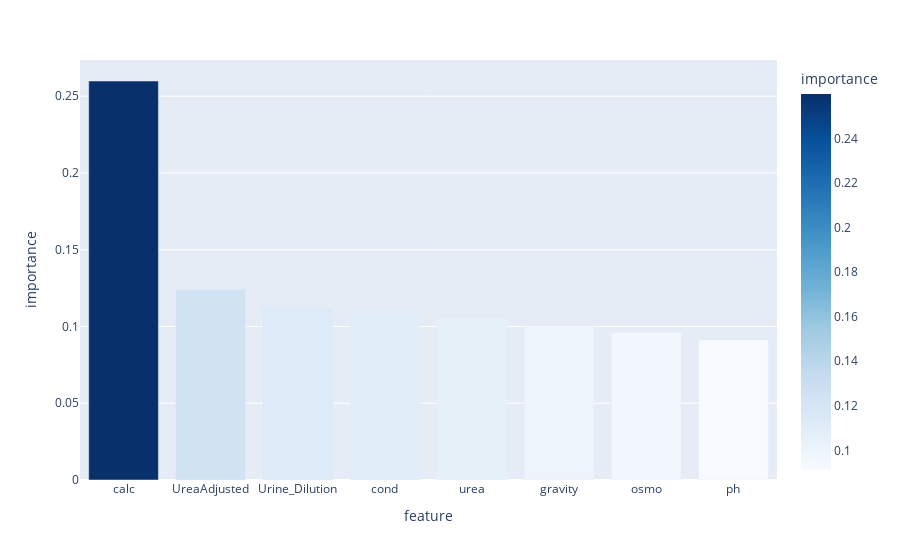

Here is the notebook cell this chart was saved with:
### Code cell
# get feature importances
importances = clf.feature_importances_

# create feature importance dataframe
feat_imp = pd.DataFrame({'feature': X.columns, 'importance': importances})

# sort by importance descending
feat_imp = feat_imp.sort_values('importance', ascending=False)

# create bar chart with color gradient
fig = px.bar(feat_imp, x='feature', y='importance', color='importance', color_continuous_scale='Blues')

fig.show()

### Figure 1 — Plotly figure (JSON) as saved in the notebook; plotly's stock layout.template omitted (floating-point values rounded to 4 significant figures)
{"data": [{"alignmentgroup": "True", "hovertemplate": "feature=%{x}<br>importance=%{marker.color}<extra></extra>", "legendgroup": "", "marker": {"color": [0.2599, 0.124, 0.1131, 0.1101, 0.1058, 0.0998, 0.0961, 0.09122], "coloraxis": "coloraxis", "pattern": {"shape": ""}}, "name": "", "offsetgroup": "", "orientation": "v", "showlegend": false, "textposition": "auto", "type": "bar", "x": ["calc", "UreaAdjusted", "Urine_Dilution", "cond", "urea", "gravity", "osmo", "ph"], "xaxis": "x", "y": [0.2599, 0.124, 0.1131, 0.1101, 0.1058, 0.0998, 0.0961, 0.09122], "yaxis": "y"}], "layout": {"barmode": "relative", "coloraxis": {"colorbar": {"title": {"text": "importance"}}, "colorscale": [[0, "rgb(247,251,255)"], [0.125, "rgb(222,235,247)"], [0.25, "rgb(198,219,239)"], [0.375, "rgb(158,202,225)"], [0.5, "rgb(107,174,214)"], [0.625, "rgb(66,146,198)"], [0.75, "rgb(33,113,181)"], [0.875, "rgb(8,81,156)"], [1, "rgb(8,48,107)"]]}, "legend": {"tracegroupgap": 0}, "margin": {"t": 60}, "xaxis": {"anchor": "y", "domain": [0, 1], "title": {"text": "feature"}}, "yaxis": {"anchor": "x", "domain": [0, 1], "title": {"text": "importance"}}}}
